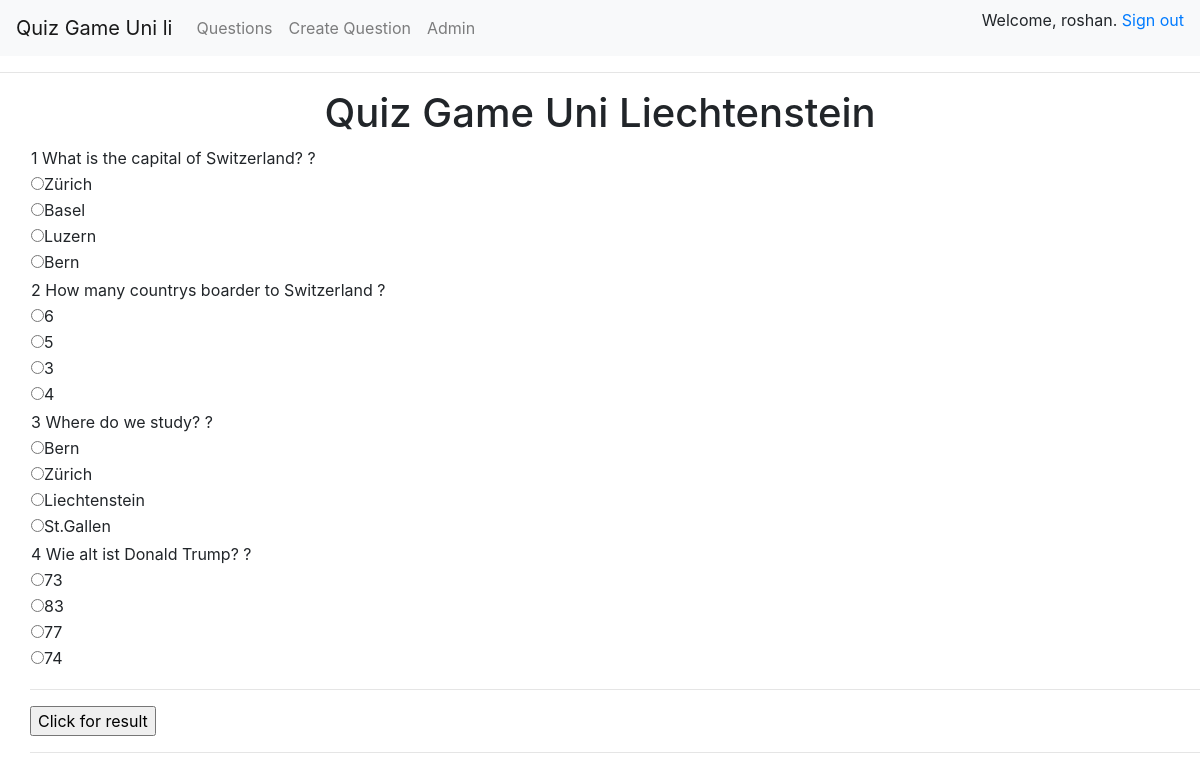
The app's page /questions/ (signed in), older data.
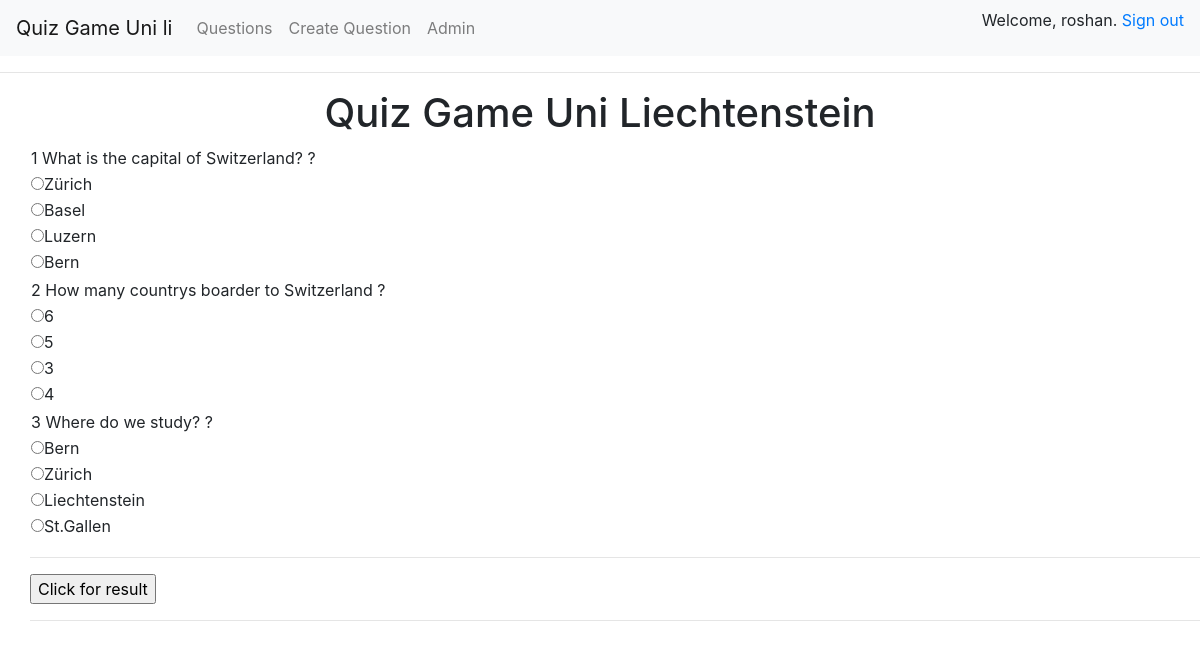
The same page, newer data.
### quizGameApp/models.py (models this page shows)
class Question(models.Model):
    question = models.CharField(max_length=100)
    option1 = models.CharField(max_length=100)
    option2 = models.CharField(max_length=100)
    option3 = models.CharField(max_length=100)
    option4 = models.CharField(max_length=100)
    correct_answer = models.CharField(max_length=100)

### quizGameApp/views.py (the view)
# urls.py: path('questions/', HomeView.questionList),
    @login_required
    def questionList(httprequest, *args, **kwargs):
        all_questions = Question.objects.all()
        dict_question = {
            "all_questions": all_questions,
            "title": "Quiz Game Uni Liechtenstein"
        }
        return render(httprequest, "question_list.html", dict_question)

### templates/question_list.html (shortened to what this page needs)
{% extends 'base.html' %}
{% block mainContent %}
    <div style="text-align: center;">
        <h1>{{ title }}</h1>
    </div>
{% endblock %}
{% block questionListContent %}
    <div style="padding-left: 30px;">
        {% for result in all_questions %}
            <table>
                <tr>
                    <td>{{ result.id }} {{ result.question }} ?</td>
                </tr>
                <tr>
                    <td><input type="radio" id="Option1" class="rb" name="{{ result.id }}"
                               value="{{ result.option1 }}">{{ result.option1 }}</td>
                </tr>
                <tr>
                    <td><input type="radio" id="Option2" class="rb" name="{{ result.id }}"
                               value="{{ result.option2 }}">{{ result.option2 }}</td>
                </tr>
                <tr>
                    <td><input type="radio" id="Option3" class="rb" name="{{ result.id }}"
                               value="{{ result.option3 }}">{{ result.option3 }}</td>
                </tr>
                <tr>
                    <td><input type="radio" id="Option4" class="rb" name="{{ result.id }}"
                               value="{{ result.option4 }}">{{ result.option4 }}</td>
                </tr>
                <tr>
                    <td>
                    </td>
                </tr>
            </table>
        {% endfor %}
        <hr/>
        <input type="submit" value="Click for result" id="btn-question-success" onclick="get_answers();"/>
        <hr/>
    </div>
{% endblock %}

Row changes from the older to the newer data that the page shows:
removed Question: id "4", question "Wie alt ist Donald Trump?", option1 "73", option2 "83", option3 "77", option4 "74"
